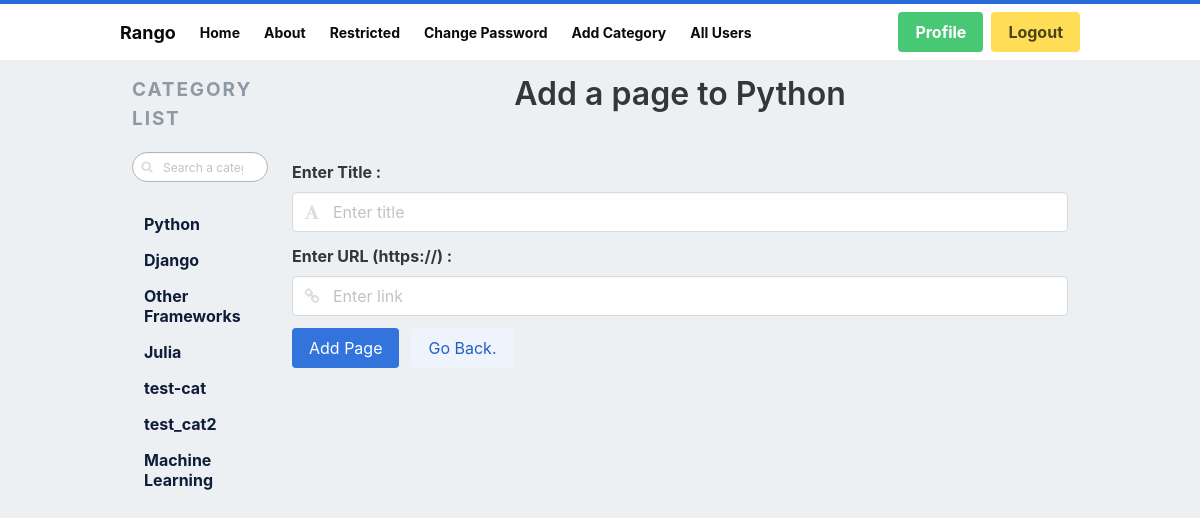
Page /rango/category/python/add_page/ (signed in) on the earlier database version.
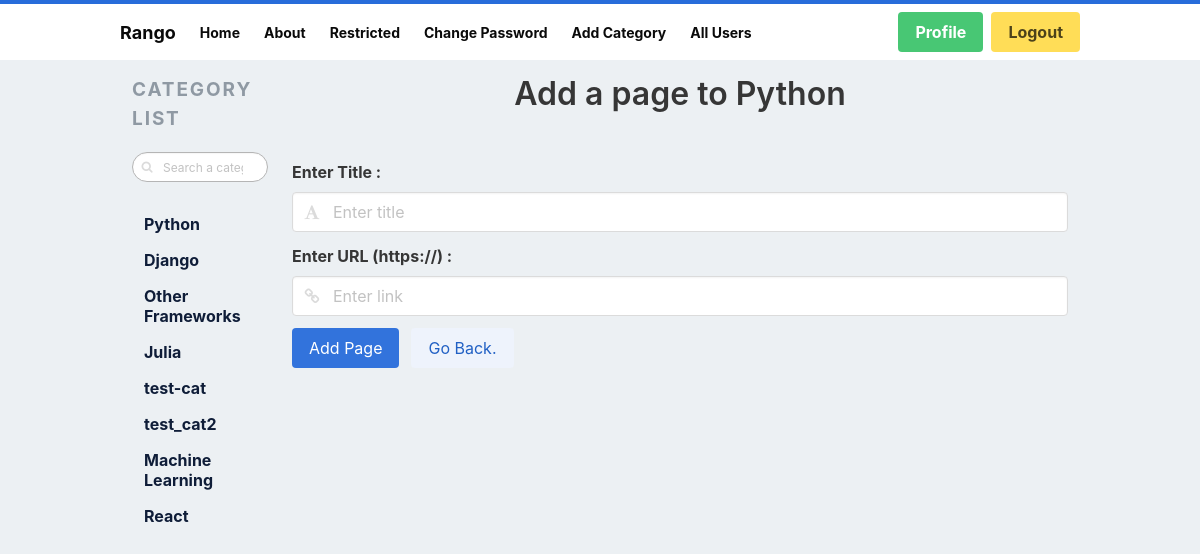
Same page on the later database version.
### rango/models.py (models this page shows, shortened)
class Category(models.Model):
    NAME_MAX_LENGTH = 128
    name = models.CharField(max_length=NAME_MAX_LENGTH, unique = True)
    views = models.IntegerField(default=0) # exercise question
    likes = models.IntegerField(default=0) # exercise question
    slug = models.SlugField(unique=True)
    class Meta:
        verbose_name_plural = "Categories" # for fixing 'Categorys'

### rango/views.py (the view, shortened to what this page needs)
# urls.py: path('category/<slug:category_name_slug>/add_page/', views.AddPageView.as_view(), name='add_page'),
class AddPageView(View):
    def get_category_name(self, category_name_slug):
        try:
            category = Category.objects.get(slug=category_name_slug)
        except Category.DoesNotExist:
            category = None
        return category
    @method_decorator(login_required)
    def get(self, request, category_name_slug):
        form = PageForm()
        category = self.get_category_name(category_name_slug)
        if category is None:
            return redirect(reverse('rango:index'))
        context_dict = {'form': form, 'category': category}
        return render(request, 'rango/add_page.html', context_dict)

### rango/forms.py (shortened to what this page needs)
class PageForm(forms.ModelForm):
    title = forms.CharField(max_length=Page.TITLE_MAX_LENGTH, help_text='Please Enter Title of the Page')
    url = forms.URLField(max_length=200, help_text='Please Enter URL of the Page.')
    views = forms.IntegerField(widget = forms.HiddenInput(), initial = 0, required=False)
    class Meta:
        model = Page
        exclude = ('category',)

### rango/templatetags/rango_template_tags.py (called while the page is built)
@register.inclusion_tag('rango/categories.html')
def get_category_list(current_category=None):
    return {'categories': Category.objects.all(),
            'current_category':current_category}

### templates/rango/add_page.html (shortened to what this page needs)
{% extends 'rango/base.html' %}
{% load staticfiles %}
{% block body_block %}
<center>
    <h3 class="title is-3">Add a page to {{ category.name }}</h3><br>
</center>
    <form action="{% url 'rango:add_page' category.slug %}" id="page_form" method="POST">
        <div class="field">
            <label for="id_name" class="label">Enter Title  : </label>
            <div class="control has-icons-left">
                <input type="text" class="input" placeholder="Enter title" maxlength="128" required id="id_title" name="title">
                <span class="icon is-small is-left"></span>
            </div>
        </div>
        <div class="field">
            <label for="id_name" class="label">Enter URL (https://) : </label>
            <div class="control has-icons-left">
                <input type="url" class="input" placeholder="Enter link" maxlength="200" name="url" required id="id_url">
                <span class="icon is-small is-left"></span>
            </div>
        </div>
        <div class="field is-grouped">
            <div class="control">
                <input class="button is-link" type="submit" name="submit" value="Add Page">
            </div>
            <div class="control">
                <a class="button is-link is-light" href="/rango">Go Back.</a>
            </div>
        </div>
    </form>
{% endblock %}

### templates/rango/categories.html
{% for c in categories %}
    {% if c == current_category %}
    <li>
        <b>
            <a href="{% url 'rango:show_category' c.slug %}">{{ c.name }}</a>
        </b>
    </li>
    {% else %}
    <li>
        <a href="{% url 'rango:show_category' c.slug %}">{{ c.name }}</a>
    </li>
    {% endif %}
{% endfor %}

Differences in the rows shown:
added Category: name "React"
